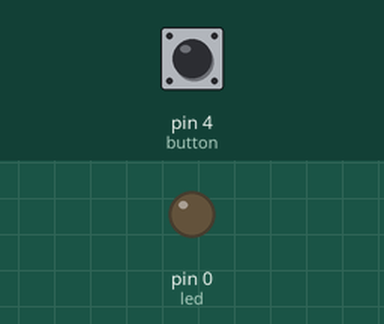
A sketch run on a simulated Arduino Uno, built with avr-gcc and run on an emulated ATmega328P. Parts: output pins drawn as LEDs (lit = HIGH). Inputs (shaded band) come from the test bench; at power-on: pin 4 (button) LOW.

Above: at 1.2 s.
1.3 s: pin 4 (button) pulled HIGH for 0.15 s
At 1.37 s:
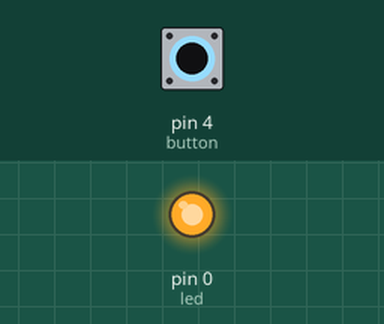
2.9 s: pin 4 (button) pulled HIGH for 3.2 s
At 6.8 s:
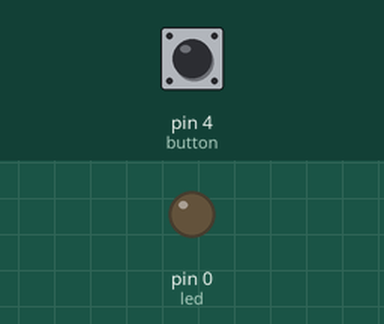
Timing chart, 0 to 8.3 s (numbered marks = the images above; inputs shaded):
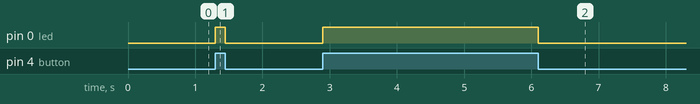

The sketch:

sketch_nov15c.ino
```cpp
int led = 0;
int button = 4;
void setup() {
  // put your setup code here, to run once:
   pinMode (led, OUTPUT);
   pinMode (button, INPUT);
}

void loop() {
  // put your main code here, to run repeatedly:
   int valuebutton = digitalRead(button);
   if (valuebutton == 1)
 {
   digitalWrite(led, HIGH);
 }
 else
 {
   digitalWrite(led, LOW);
 }

}
```

Measured:
- after the input at 1.3 s, pin 0 (led): LOW → HIGH at once, → LOW 0.15 s later
- after the input at 2.9 s, pin 0 (led): LOW → HIGH at once, → LOW 3.2 s later
